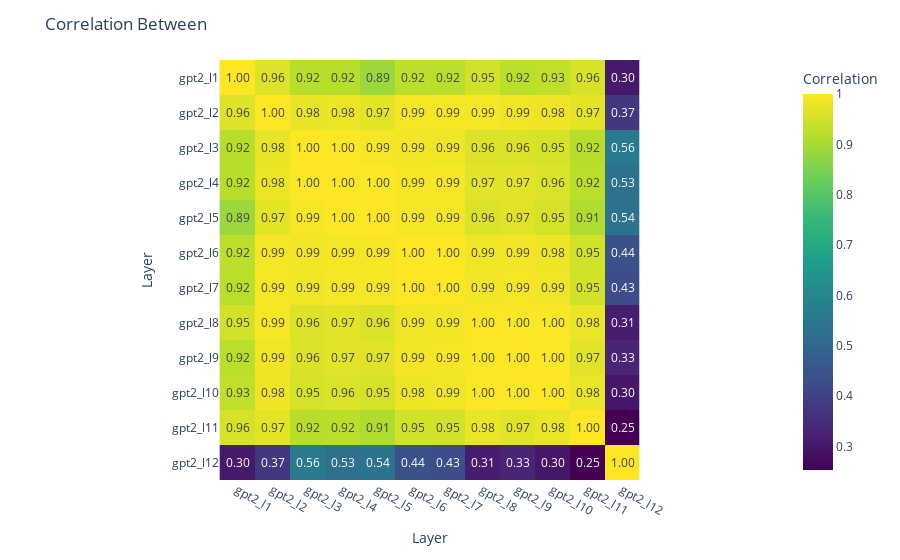

The code cell stored with this chart in its notebook:
### Code cell
fi_scatter_plot = FeatureImportanceScatterPlot(models_names=["gpt2"],
                                               dataset='svo_long_word_level_offset_simplif',
                                               take_activation_from='last-token')

fi_scatter_df = fi_scatter_plot.get_feature_importances()
pairwise_correlation = fi_scatter_plot.pairwise_correlation_matrix()
fi_scatter_plot.plot_pairwise_correlation_matrix()

### Figure 1 — Plotly figure (JSON) as saved in the notebook; plotly's stock layout.template omitted (floating-point values rounded to 4 significant figures; data arrays with more than 128 entries replaced by an {"elided": "..."} marker saying what was removed)
{"data": [{"coloraxis": "coloraxis", "hovertemplate": "Layer: %{x}<br>Layer: %{y}<br>Correlation: %{z}<extra></extra>", "name": "0", "texttemplate": "%{z:.2f}", "type": "heatmap", "x": ["gpt2_l1", "gpt2_l2", "gpt2_l3", "gpt2_l4", "gpt2_l5", "gpt2_l6", "gpt2_l7", "gpt2_l8", "gpt2_l9", "gpt2_l10", "gpt2_l11", "gpt2_l12"], "xaxis": "x", "y": ["gpt2_l1", "gpt2_l2", "gpt2_l3", "gpt2_l4", "gpt2_l5", "gpt2_l6", "gpt2_l7", "gpt2_l8", "gpt2_l9", "gpt2_l10", "gpt2_l11", "gpt2_l12"], "yaxis": "y", "z": {"elided": "12x12 float values"}}], "layout": {"coloraxis": {"colorbar": {"title": {"text": "Correlation"}}, "colorscale": [[0, "#440154"], [0.1111, "#482878"], [0.2222, "#3e4989"], [0.3333, "#31688e"], [0.4444, "#26828e"], [0.5556, "#1f9e89"], [0.6667, "#35b779"], [0.7778, "#6ece58"], [0.8889, "#b5de2b"], [1, "#fde725"]]}, "margin": {"t": 60}, "title": {"text": "Correlation Between "}, "xaxis": {"anchor": "y", "constrain": "domain", "domain": [0, 1], "scaleanchor": "y", "title": {"text": "Layer"}}, "yaxis": {"anchor": "x", "autorange": "reversed", "constrain": "domain", "domain": [0, 1], "title": {"text": "Layer"}}}}
